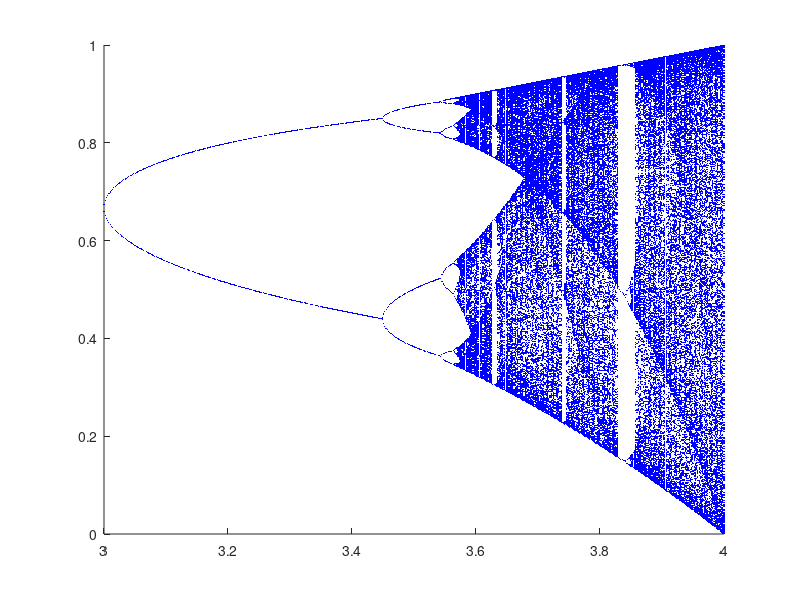

Here is the MATLAB script that generated this plot:
n = 500;
m = 1000;
p = 500;
a = linspace(3,4,n);
hold on
for i=1:n
    x(1)=rand;
    for j= 2 : m+p
        x(j)=a(i)*x(j-1)*(1-x(j-1));
    end
    aa = a(i)*ones(1,p);
    plot(aa,x(m+1:m+p),'b.','MarkerSize',1)
end
hold off